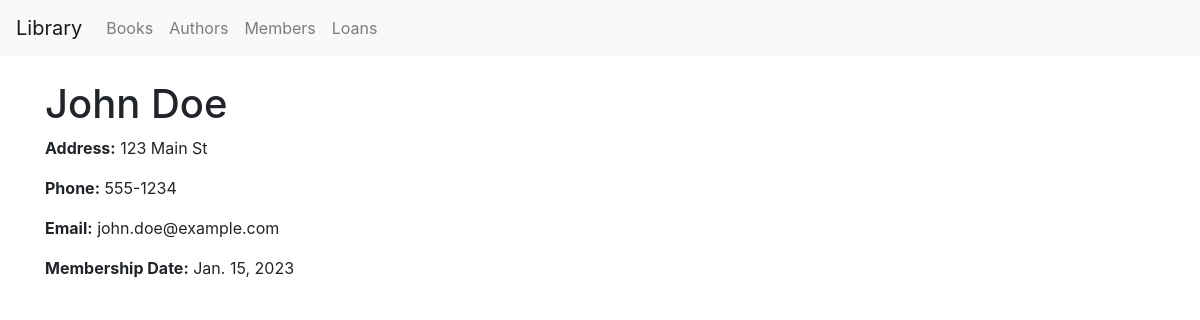
Screenshot of /member/1/ with the database file from the repository.
### library/models.py (models this page shows, shortened)
class Member(models.Model):
    name = models.CharField(max_length=100)
    address = models.TextField()
    phone = models.CharField(max_length=15)
    email = models.EmailField(unique=True)
    membership_date = models.DateField()

### library/views.py (the view)
# urls.py: path('member/<int:pk>/', views.MemberDetailView.as_view(), name='member-detail'),
class MemberDetailView(DetailView):
    model = Member
    template_name = 'library/member_detail.html'
    context_object_name = 'member'

### library/templates/library/member_detail.html
{% extends 'library/base.html' %}
{% block content %}
    <h1>{{ member.name }}</h1>
    <p><strong>Address:</strong> {{ member.address }}</p>
    <p><strong>Phone:</strong> {{ member.phone }}</p>
    <p><strong>Email:</strong> {{ member.email }}</p>
    <p><strong>Membership Date:</strong> {{ member.membership_date }}</p>
{% endblock %}

### rows the page displays
Member: name "John Doe", address "123 Main St", phone "555-1234", email "john.doe@example.com", membership_date "Jan. 15, 2023"
